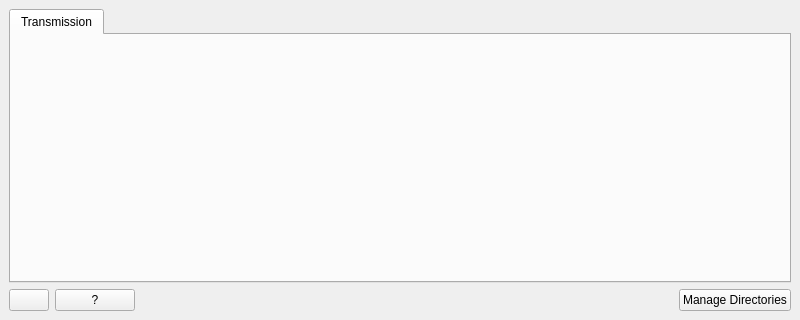
<?xml version="1.0" encoding="UTF-8"?>
<ui version="4.0">
 <class>IndirectTools</class>
 <widget class="QMainWindow" name="IndirectTools">
  <property name="geometry">
   <rect>
    <x>0</x>
    <y>0</y>
    <width>800</width>
    <height>320</height>
   </rect>
  </property>
  <property name="windowTitle">
   <string>Indirect Tools</string>
  </property>
  <widget class="QWidget" name="centralwidget">
   <layout class="QVBoxLayout" name="verticalLayout">
    <item>
     <widget class="QTabWidget" name="IndirectToolsTabs">
      <property name="sizePolicy">
       <sizepolicy hsizetype="Preferred" vsizetype="Preferred">
        <horstretch>0</horstretch>
        <verstretch>0</verstretch>
       </sizepolicy>
      </property>
      <property name="currentIndex">
       <number>0</number>
      </property>
      <widget class="QWidget" name="tabTransmissionCalc">
       <attribute name="title">
        <string>Transmission</string>
       </attribute>
      </widget>
     </widget>
    </item>
    <item>
     <layout class="QHBoxLayout" name="layout_bottom">
      <item>
       <widget class="QPushButton" name="pbSettings">
        <property name="maximumSize">
         <size>
          <width>16777215</width>
          <height>16777215</height>
         </size>
        </property>
        <property name="text">
         <string/>
        </property>
       </widget>
      </item>
      <item>
       <widget class="QPushButton" name="pbHelp">
        <property name="enabled">
         <bool>true</bool>
        </property>
        <property name="sizePolicy">
         <sizepolicy hsizetype="Minimum" vsizetype="Fixed">
          <horstretch>0</horstretch>
          <verstretch>0</verstretch>
         </sizepolicy>
        </property>
        <property name="maximumSize">
         <size>
          <width>16777215</width>
          <height>16777215</height>
         </size>
        </property>
        <property name="text">
         <string>?</string>
        </property>
       </widget>
      </item>
      <item>
       <spacer name="horizontalSpacer_11">
        <property name="orientation">
         <enum>Qt::Horizontal</enum>
        </property>
        <property name="sizeHint" stdset="0">
         <size>
          <width>40</width>
          <height>20</height>
         </size>
        </property>
       </spacer>
      </item>
      <item>
       <widget class="QPushButton" name="pbManageDirs">
        <property name="text">
         <string>Manage Directories</string>
        </property>
       </widget>
      </item>
     </layout>
    </item>
   </layout>
  </widget>
 </widget>
 <resources>
  <include location="../../../MantidPlot/icons/icons.qrc"/>
 </resources>
 <connections/>
</ui>
